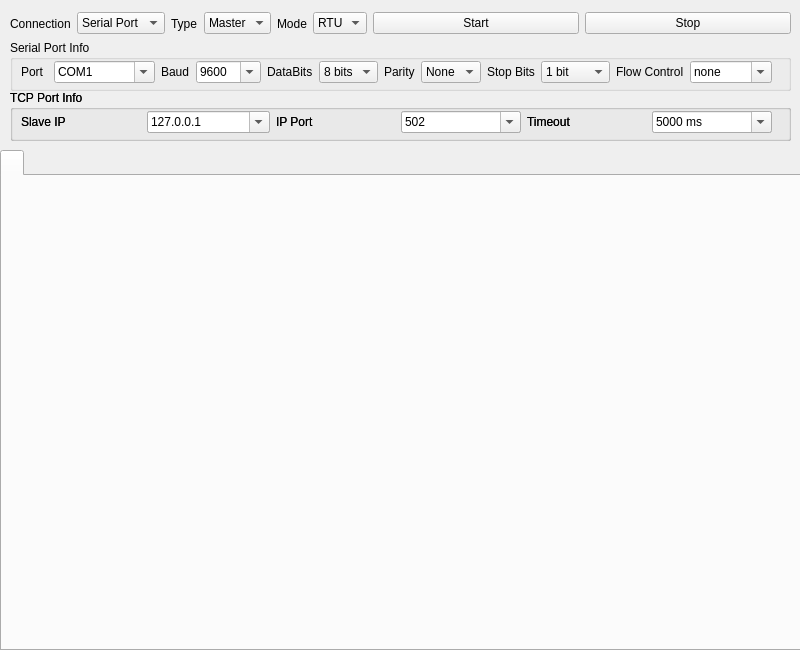
<?xml version="1.0" encoding="UTF-8"?>
<ui version="4.0">
 <class>Mbs_Widget</class>
 <widget class="QWidget" name="Mbs_Widget">
  <property name="geometry">
   <rect>
    <x>0</x>
    <y>0</y>
    <width>800</width>
    <height>650</height>
   </rect>
  </property>
  <property name="sizePolicy">
   <sizepolicy hsizetype="Preferred" vsizetype="Preferred">
    <horstretch>0</horstretch>
    <verstretch>0</verstretch>
   </sizepolicy>
  </property>
  <property name="minimumSize">
   <size>
    <width>800</width>
    <height>650</height>
   </size>
  </property>
  <property name="windowTitle">
   <string>Modbus Station</string>
  </property>
  <widget class="QTabWidget" name="mbs_tab_widget_">
   <property name="geometry">
    <rect>
     <x>0</x>
     <y>150</y>
     <width>801</width>
     <height>501</height>
    </rect>
   </property>
   <property name="currentIndex">
    <number>0</number>
   </property>
   <widget class="QWidget" name="widget">
    <attribute name="title">
     <string/>
    </attribute>
   </widget>
  </widget>
  <widget class="QGroupBox" name="serial_info_gb_">
   <property name="geometry">
    <rect>
     <x>10</x>
     <y>40</y>
     <width>781</width>
     <height>51</height>
    </rect>
   </property>
   <property name="title">
    <string>Serial Port Info</string>
   </property>
   <widget class="QWidget" name="layoutWidget">
    <property name="geometry">
     <rect>
      <x>11</x>
      <y>21</y>
      <width>751</width>
      <height>22</height>
     </rect>
    </property>
    <layout class="QHBoxLayout" name="horizontalLayout_3">
     <item>
      <widget class="QLabel" name="serial_port_lbl_">
       <property name="text">
        <string>Port</string>
       </property>
      </widget>
     </item>
     <item>
      <widget class="QComboBox" name="serial_port_cb_">
       <property name="editable">
        <bool>true</bool>
       </property>
       <item>
        <property name="text">
         <string>COM1</string>
        </property>
       </item>
       <item>
        <property name="text">
         <string>COM2</string>
        </property>
       </item>
       <item>
        <property name="text">
         <string>/dev/ttyAMA0</string>
        </property>
       </item>
       <item>
        <property name="text">
         <string>/dev/ttya</string>
        </property>
       </item>
       <item>
        <property name="text">
         <string>/dev/ttyb</string>
        </property>
       </item>
       <item>
        <property name="text">
         <string>COM3</string>
        </property>
       </item>
       <item>
        <property name="text">
         <string>COM4</string>
        </property>
       </item>
       <item>
        <property name="text">
         <string>COM5</string>
        </property>
       </item>
       <item>
        <property name="text">
         <string>COM6</string>
        </property>
       </item>
       <item>
        <property name="text">
         <string>COM7</string>
        </property>
       </item>
       <item>
        <property name="text">
         <string>COM8</string>
        </property>
       </item>
       <item>
        <property name="text">
         <string>COM9</string>
        </property>
       </item>
       <item>
        <property name="text">
         <string>COM10</string>
        </property>
       </item>
      </widget>
     </item>
     <item>
      <widget class="QLabel" name="baud_lbl_">
       <property name="text">
        <string>Baud</string>
       </property>
      </widget>
     </item>
     <item>
      <widget class="QComboBox" name="baud_cb_">
       <property name="editable">
        <bool>true</bool>
       </property>
       <item>
        <property name="text">
         <string>9600</string>
        </property>
       </item>
       <item>
        <property name="text">
         <string>19200</string>
        </property>
       </item>
       <item>
        <property name="text">
         <string>38400</string>
        </property>
       </item>
      </widget>
     </item>
     <item>
      <widget class="QLabel" name="data_bits_lbl_">
       <property name="text">
        <string>DataBits</string>
       </property>
      </widget>
     </item>
     <item>
      <widget class="QComboBox" name="data_bits_cb_">
       <item>
        <property name="text">
         <string>8 bits</string>
        </property>
       </item>
       <item>
        <property name="text">
         <string>7 bits</string>
        </property>
       </item>
      </widget>
     </item>
     <item>
      <widget class="QLabel" name="parity_lbl_">
       <property name="text">
        <string>Parity</string>
       </property>
      </widget>
     </item>
     <item>
      <widget class="QComboBox" name="parity_cb_">
       <item>
        <property name="text">
         <string>None</string>
        </property>
       </item>
       <item>
        <property name="text">
         <string>Even</string>
        </property>
       </item>
       <item>
        <property name="text">
         <string>Odd</string>
        </property>
       </item>
      </widget>
     </item>
     <item>
      <widget class="QLabel" name="stop_bits_lbl_">
       <property name="text">
        <string>Stop Bits</string>
       </property>
      </widget>
     </item>
     <item>
      <widget class="QComboBox" name="stop_bits_cb_">
       <item>
        <property name="text">
         <string>1 bit</string>
        </property>
       </item>
       <item>
        <property name="text">
         <string>1.5 bits</string>
        </property>
       </item>
       <item>
        <property name="text">
         <string>2 bits</string>
        </property>
       </item>
      </widget>
     </item>
     <item>
      <widget class="QLabel" name="flow_ctrl_lbl_">
       <property name="text">
        <string>Flow Control</string>
       </property>
      </widget>
     </item>
     <item>
      <widget class="QComboBox" name="flow_ctrl_cb_">
       <property name="editable">
        <bool>true</bool>
       </property>
       <item>
        <property name="text">
         <string>none</string>
        </property>
       </item>
       <item>
        <property name="text">
         <string>hardware</string>
        </property>
       </item>
       <item>
        <property name="text">
         <string>software</string>
        </property>
       </item>
      </widget>
     </item>
    </layout>
   </widget>
  </widget>
  <widget class="QWidget" name="layoutWidget">
   <property name="geometry">
    <rect>
     <x>10</x>
     <y>10</y>
     <width>781</width>
     <height>27</height>
    </rect>
   </property>
   <layout class="QHBoxLayout" name="horizontalLayout_2">
    <item>
     <layout class="QHBoxLayout" name="horizontalLayout">
      <item>
       <widget class="QLabel" name="conn_lbl_">
        <property name="text">
         <string>Connection</string>
        </property>
       </widget>
      </item>
      <item>
       <widget class="QComboBox" name="conn_cb_">
        <item>
         <property name="text">
          <string>Serial Port</string>
         </property>
        </item>
        <item>
         <property name="text">
          <string>TCP</string>
         </property>
        </item>
       </widget>
      </item>
      <item>
       <widget class="QLabel" name="type_lbl_">
        <property name="text">
         <string>Type</string>
        </property>
       </widget>
      </item>
      <item>
       <widget class="QComboBox" name="type_cb_">
        <item>
         <property name="text">
          <string>Master</string>
         </property>
        </item>
        <item>
         <property name="text">
          <string>Slave</string>
         </property>
        </item>
       </widget>
      </item>
      <item>
       <widget class="QLabel" name="mode_lbl_">
        <property name="text">
         <string>Mode</string>
        </property>
       </widget>
      </item>
      <item>
       <widget class="QComboBox" name="mode_cb_">
        <item>
         <property name="text">
          <string>RTU</string>
         </property>
        </item>
       </widget>
      </item>
     </layout>
    </item>
    <item>
     <widget class="QPushButton" name="start_btn_">
      <property name="text">
       <string>Start</string>
      </property>
     </widget>
    </item>
    <item>
     <widget class="QPushButton" name="stop_btn_">
      <property name="text">
       <string>Stop</string>
      </property>
     </widget>
    </item>
   </layout>
  </widget>
  <widget class="QGroupBox" name="tcp_info_gb_">
   <property name="geometry">
    <rect>
     <x>10</x>
     <y>90</y>
     <width>781</width>
     <height>51</height>
    </rect>
   </property>
   <property name="title">
    <string>TCP Port Info</string>
   </property>
   <widget class="QWidget" name="layoutWidget_2">
    <property name="geometry">
     <rect>
      <x>11</x>
      <y>21</y>
      <width>751</width>
      <height>22</height>
     </rect>
    </property>
    <layout class="QHBoxLayout" name="horizontalLayout_4">
     <item>
      <widget class="QLabel" name="slave_ip_lbl_">
       <property name="text">
        <string>Slave IP</string>
       </property>
      </widget>
     </item>
     <item>
      <widget class="QComboBox" name="slave_ip_cb_">
       <property name="editable">
        <bool>true</bool>
       </property>
       <item>
        <property name="text">
         <string>127.0.0.1</string>
        </property>
       </item>
       <item>
        <property name="text">
         <string>192.168.100.105</string>
        </property>
       </item>
       <item>
        <property name="text">
         <string/>
        </property>
       </item>
      </widget>
     </item>
     <item>
      <widget class="QLabel" name="ip_port_lbl_">
       <property name="text">
        <string>IP Port</string>
       </property>
      </widget>
     </item>
     <item>
      <widget class="QComboBox" name="ip_port_cb_">
       <property name="editable">
        <bool>true</bool>
       </property>
       <item>
        <property name="text">
         <string>502</string>
        </property>
       </item>
      </widget>
     </item>
     <item>
      <widget class="QLabel" name="timeout_lbl_">
       <property name="text">
        <string>Timeout</string>
       </property>
      </widget>
     </item>
     <item>
      <widget class="QComboBox" name="timeout_cb_">
       <property name="editable">
        <bool>true</bool>
       </property>
       <item>
        <property name="text">
         <string>5000 ms</string>
        </property>
       </item>
      </widget>
     </item>
    </layout>
   </widget>
   <widget class="QGroupBox" name="tcp_info_gb_1">
    <property name="geometry">
     <rect>
      <x>0</x>
      <y>0</y>
      <width>781</width>
      <height>51</height>
     </rect>
    </property>
    <property name="title">
     <string>TCP Port Info</string>
    </property>
    <widget class="QWidget" name="layoutWidget_3">
     <property name="geometry">
      <rect>
       <x>11</x>
       <y>21</y>
       <width>751</width>
       <height>22</height>
      </rect>
     </property>
     <layout class="QHBoxLayout" name="horizontalLayout_5">
      <item>
       <widget class="QLabel" name="slave_ip_lbl_1">
        <property name="text">
         <string>Slave IP</string>
        </property>
       </widget>
      </item>
      <item>
       <widget class="QComboBox" name="slave_ip_cb_1">
        <property name="editable">
         <bool>true</bool>
        </property>
        <item>
         <property name="text">
          <string>127.0.0.1</string>
         </property>
        </item>
        <item>
         <property name="text">
          <string>192.168.100.105</string>
         </property>
        </item>
        <item>
         <property name="text">
          <string/>
         </property>
        </item>
       </widget>
      </item>
      <item>
       <widget class="QLabel" name="ip_port_lbl_1">
        <property name="text">
         <string>IP Port</string>
        </property>
       </widget>
      </item>
      <item>
       <widget class="QComboBox" name="ip_port_cb_1">
        <property name="editable">
         <bool>true</bool>
        </property>
        <item>
         <property name="text">
          <string>502</string>
         </property>
        </item>
       </widget>
      </item>
      <item>
       <widget class="QLabel" name="timeout_lbl_1">
        <property name="text">
         <string>Timeout</string>
        </property>
       </widget>
      </item>
      <item>
       <widget class="QComboBox" name="timeout_cb_1">
        <property name="editable">
         <bool>true</bool>
        </property>
        <item>
         <property name="text">
          <string>5000 ms</string>
         </property>
        </item>
       </widget>
      </item>
     </layout>
    </widget>
   </widget>
  </widget>
 </widget>
 <resources/>
 <connections/>
</ui>
